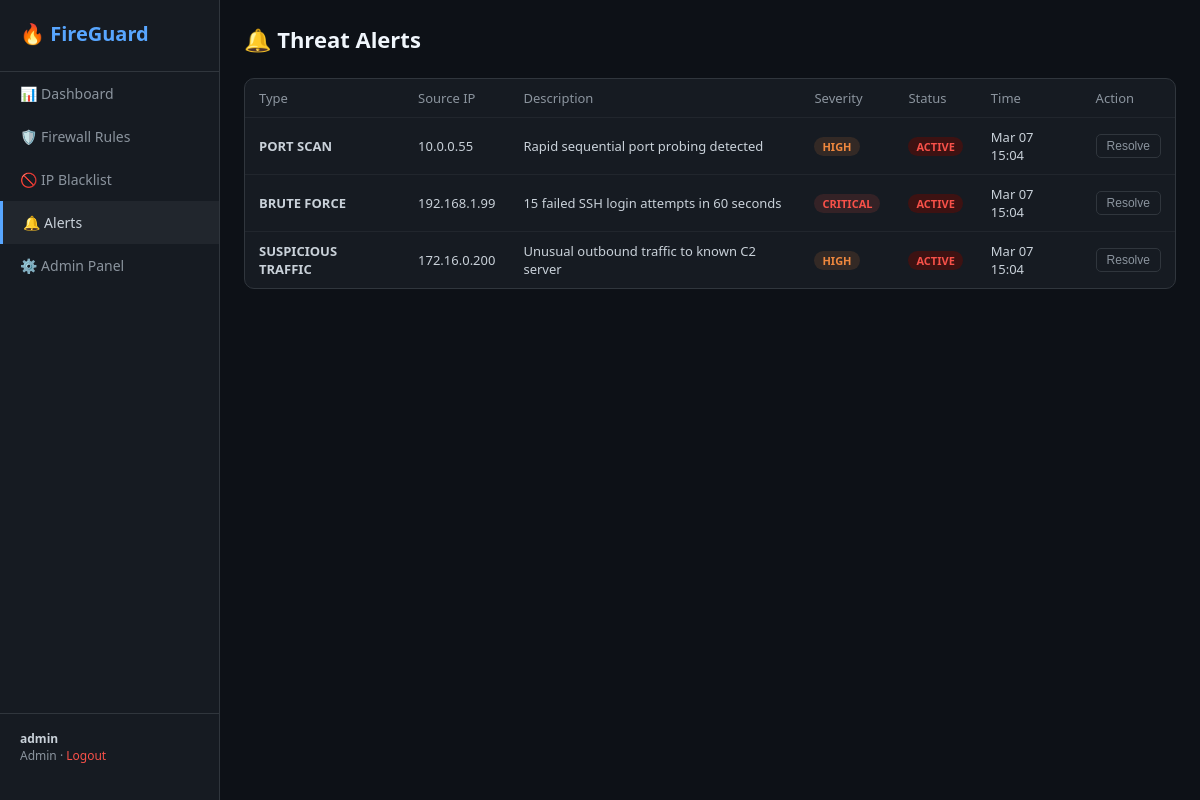
The app's page /alerts.php (signed in) with its own data.
### tables this page shows
CREATE TABLE alerts (
    id INT AUTO_INCREMENT PRIMARY KEY,
    alert_type ENUM('PORT_SCAN','BRUTE_FORCE','DDoS',
                    'SUSPICIOUS_TRAFFIC','RULE_VIOLATION') NOT NULL,
    source_ip VARCHAR(45),
    description TEXT,
    severity ENUM('LOW','MEDIUM','HIGH','CRITICAL') DEFAULT 'MEDIUM',
    is_resolved TINYINT(1) DEFAULT 0,
    created_at TIMESTAMP DEFAULT CURRENT_TIMESTAMP
);

### alerts.php (the view, shortened to what this page needs)
<?php
$db = getDB();
$alerts = $db->query("SELECT * FROM alerts ORDER BY created_at DESC")->fetchAll();
$severityColors = [
    'LOW'      => '#3fb950',
    'MEDIUM'   => '#d29922',
    'HIGH'     => '#f0883e',
    'CRITICAL' => '#f85149'
];
?>
<!DOCTYPE html>
<html lang="en">
<head>
</head>
<body>
<nav class="sidebar">
    <div class="sidebar-logo">🔥 FireGuard</div>
    <a class="nav-item" href="dashboard.php">📊 Dashboard</a>
    <a class="nav-item" href="rules.php">🛡️ Firewall Rules</a>
    <a class="nav-item" href="blacklist.php">🚫 IP Blacklist</a>
    <a class="nav-item active" href="alerts.php">🔔 Alerts</a>
    <?php if ($_SESSION['role'] === 'admin'): ?>
    <a class="nav-item" href="admin.php">⚙️ Admin Panel</a>
    <?php endif; ?>
    <div class="sidebar-footer">
        <strong><?= htmlspecialchars($_SESSION['user']) ?></strong>
        <?= ucfirst($_SESSION['role']) ?>
        · <a class="logout" href="logout.php">Logout</a>
    </div>
</nav>
<main class="main">
    <div class="page-title">🔔 Threat Alerts</div>
    <div class="panel">
        <table>
            <thead><tr>
                <th>Type</th><th>Source IP</th><th>Description</th>
                <th>Severity</th><th>Status</th><th>Time</th>
                <?php if ($_SESSION['role'] === 'admin'): ?><th>Action</th><?php endif; ?>
            </tr></thead>
            <tbody>
            <?php foreach ($alerts as $alert): ?>
            <tr id="alert-<?= $alert['id'] ?>">
                <td><strong><?= str_replace('_', ' ', $alert['alert_type']) ?></strong></td>
                <td><?= htmlspecialchars($alert['source_ip'] ?? 'N/A') ?></td>
                <td><?= htmlspecialchars($alert['description']) ?></td>
                <td>
                    <span class="badge" style="background:<?= $severityColors[$alert['severity']] ?>22;color:<?= $severityColors[$alert['severity']] ?>">
                        <?= $alert['severity'] ?>
                    </span>
                </td>
                <td>
                    <span class="badge <?= $alert['is_resolved'] ? 'badge-green' : '' ?>"
                          style="<?= !$alert['is_resolved'] ? 'background:#3d1212;color:#f85149' : '' ?>">
                        <?= $alert['is_resolved'] ? 'RESOLVED' : 'ACTIVE' ?>
                    </span>
                </td>
                <td><?= date('M d H:i', strtotime($alert['created_at'])) ?></td>
                <?php if ($_SESSION['role'] === 'admin'): ?>
                <td>
                    <?php if (!$alert['is_resolved']): ?>
                    <button class="resolve-btn" onclick="resolveAlert(<?= $alert['id'] ?>)">Resolve</button>
                    <?php endif; ?>
                </td>
                <?php endif; ?>
            </tr>
            <?php endforeach; ?>
            </tbody>
        </table>
    </div>
</main>
</body>
</html>

### alerts.php (style rules this page uses)
* { margin:0; padding:0; box-sizing:border-box; }
body { background:#0d1117; font-family:'Segoe UI',sans-serif; color:#c9d1d9; }
.sidebar { position:fixed;top:0;left:0;width:220px;height:100vh;background:#161b22;border-right:1px solid #30363d;padding:20px 0;display:flex;flex-direction:column; }
.sidebar-logo { padding:0 20px 24px;border-bottom:1px solid #30363d;font-size:20px;font-weight:700;color:#58a6ff; }
.nav-item { display:flex;align-items:center;gap:10px;padding:12px 20px;color:#8b949e;text-decoration:none;font-size:14px; }
.nav-item:hover,.nav-item.active { color:#c9d1d9;background:#21262d; }
.nav-item.active { border-left:3px solid #58a6ff; }
.sidebar-footer { margin-top:auto;padding:16px 20px;border-top:1px solid #30363d;font-size:12px;color:#8b949e; }
.sidebar-footer strong { color:#c9d1d9;display:block; }
a.logout { color:#f85149;font-size:12px;text-decoration:none; }
.main { margin-left:220px;padding:24px; }
.page-title { font-size:22px;font-weight:700;color:#f0f6fc;margin-bottom:24px; }
.panel { background:#161b22;border:1px solid #30363d;border-radius:10px;overflow:hidden; }
table { width:100%;border-collapse:collapse;font-size:13px; }
th { color:#8b949e;font-weight:500;padding:10px 14px;text-align:left;border-bottom:1px solid #21262d; }
td { padding:10px 14px;border-bottom:1px solid #21262d; }
tr:last-child td { border-bottom:none; }
.badge { display:inline-block;padding:2px 8px;border-radius:12px;font-size:11px;font-weight:600; }
.resolve-btn { padding:4px 10px;border-radius:5px;font-size:12px;border:1px solid #30363d;background:none;color:#8b949e;cursor:pointer; }

### records on screen
alerts: alert_type "PORT SCAN", source_ip "10.0.0.55", description "Rapid sequential port probing detected", severity "HIGH", is_resolved "ACTIVE", created_at "Mar 07 15:04"
alerts: alert_type "BRUTE FORCE", source_ip "192.168.1.99", description "15 failed SSH login attempts in 60 seconds", severity "CRITICAL", is_resolved "ACTIVE", created_at "Mar 07 15:04"
alerts: alert_type "SUSPICIOUS TRAFFIC", source_ip "172.16.0.200", description "Unusual outbound traffic to known C2 server", severity "HIGH", is_resolved "ACTIVE", created_at "Mar 07 15:04"

### other values on screen
$_SESSION['user'] "admin"
$_SESSION['role'] "Admin"
